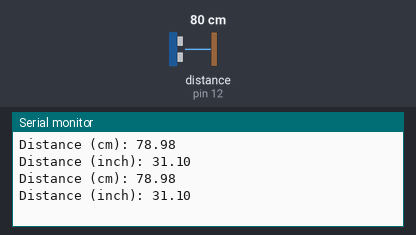
A sketch run on a simulated Arduino Uno, built with avr-gcc and run on an emulated ATmega328P. Shown: the last lines printed to the serial monitor. Wiring (inferred from the names in the program): ultrasonic range finder: trigger pin 14; echo pin 12. Inputs (shaded band) come from the test bench; at power-on: distance to the obstacle (sensor on pin 12) 80 cm. The echo pulse lasts 58.3 µs per cm.

Above: at 1.8 s.
1.9 s: distance to the obstacle (sensor on pin 12) set to 2 cm
At 2.8 s:
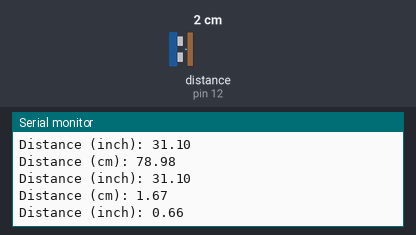
3.4 s: distance to the obstacle (sensor on pin 12) set to 4 cm
At 4.5 s:
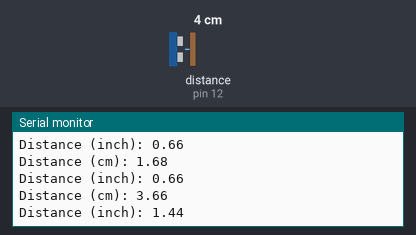
Timing chart, 0 to 6.4 s (numbered marks = the images above; inputs shaded):
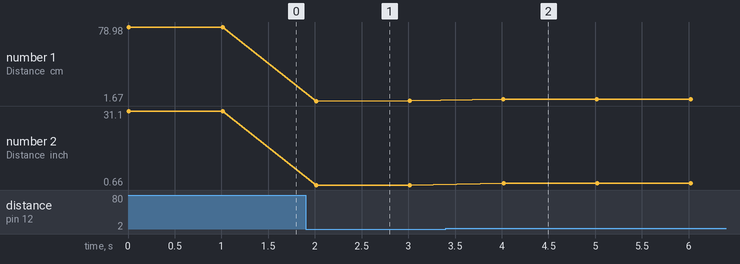

The sketch:

Ultersonic_Sensor_HCSR04.ino
```cpp
const int trigPin = 14;
const int echoPin = 12;

#define SOUND_VELOCITY 0.034
#define CM_TO_INCH 0.393701

long duration;
float distanceCm;
float distanceInch;

void setup() {
  Serial.begin(115200);
  pinMode(trigPin, OUTPUT);
  pinMode(echoPin, INPUT);
}

void loop() {

  digitalWrite(trigPin, LOW);
  delayMicroseconds(2);
  digitalWrite(trigPin, HIGH);
  delayMicroseconds(10);
  digitalWrite(trigPin, LOW);
  duration = pulseIn(echoPin, HIGH);
  distanceCm = duration * SOUND_VELOCITY / 2;
  distanceInch = distanceCm * CM_TO_INCH;
  Serial.print("Distance (cm): ");
  Serial.println(distanceCm);
  Serial.print("Distance (inch): ");
  Serial.println(distanceInch);

  delay(1000);
}
```

Measured:
- after the input at 1.9 s, the serial monitor: prints a new line after 0.11 s (image 1)
- after the input at 3.4 s, the serial monitor: prints a new line after 0.62 s (image 2)
- plotted number 1: 78.98 → 1.68 after the input at 1.9 s, 1.68 → 3.66 after the input at 3.4 s
- plotted number 2: 31.1 → 0.66 after the input at 1.9 s, 0.66 → 1.44 after the input at 3.4 s
